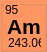
   <widget class="QGroupBox" name="groupBox_18">
    <property name="geometry">
     <rect>
      <x>412</x>
      <y>417</y>
      <width>47</width>
      <height>52</height>
     </rect>
    </property>
    <property name="autoFillBackground">
     <bool>false</bool>
    </property>
    <property name="styleSheet">
     <string notr="true">background-color: rgb(255, 151, 99);</string>
    </property>
    <property name="title">
     <string/>
    </property>
    <property name="flat">
     <bool>false</bool>
    </property>
    <widget class="QLabel" name="label_111">
     <property name="geometry">
      <rect>
       <x>5</x>
       <y>2</y>
       <width>16</width>
       <height>16</height>
      </rect>
     </property>
     <property name="text">
      <string>95</string>
     </property>
    </widget>
    <widget class="QLabel" name="label_112">
     <property name="geometry">
      <rect>
       <x>8</x>
       <y>36</y>
       <width>33</width>
       <height>13</height>
      </rect>
     </property>
     <property name="text">
      <string>243.06</string>
     </property>
    </widget>
    <widget class="QLabel" name="label_113">
     <property name="geometry">
      <rect>
       <x>7</x>
       <y>16</y>
       <width>35</width>
       <height>21</height>
      </rect>
     </property>
     <property name="font">
      <font>
       <pointsize>16</pointsize>
       <weight>75</weight>
       <bold>true</bold>
      </font>
     </property>
     <property name="text">
      <string>Am</string>
     </property>
    </widget>
   </widget>
